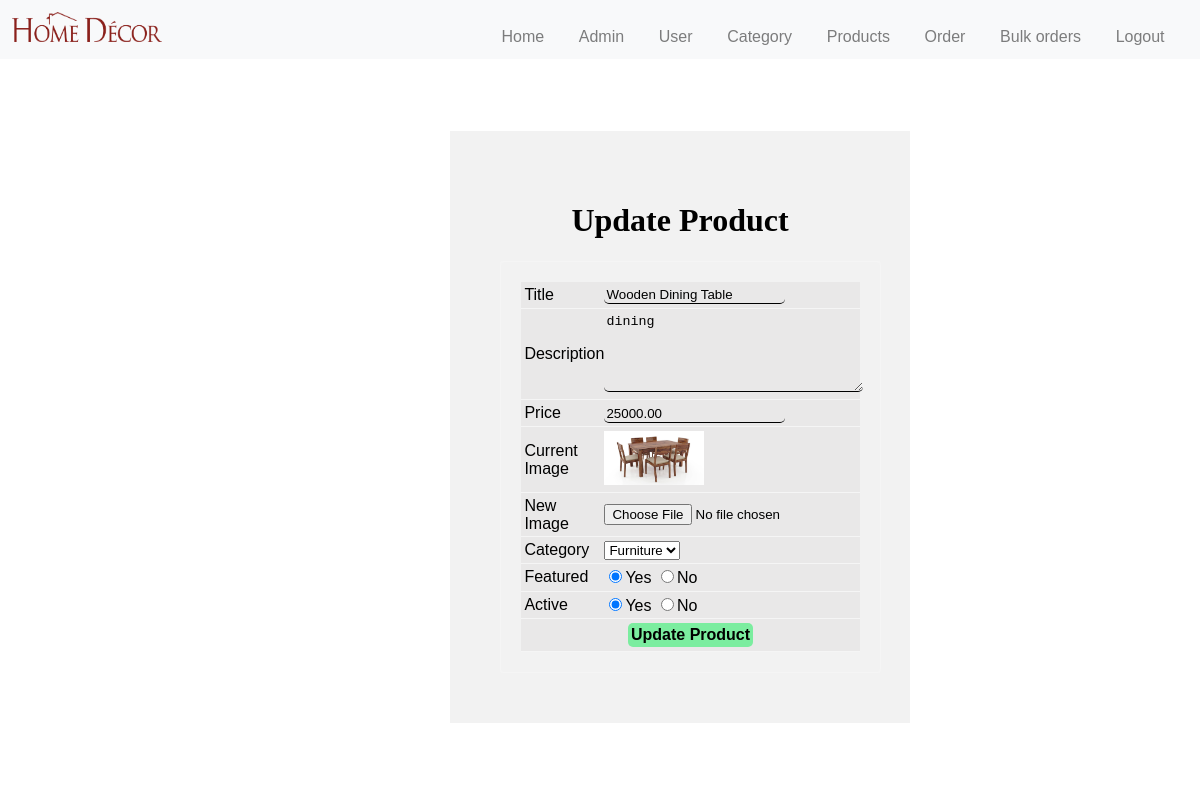
/admin/update-products.php?id=9 (signed in), run on the app's committed database.
### tables this page shows
CREATE TABLE `products` (
  `id` int(11) NOT NULL,
  `title` varchar(150) DEFAULT NULL,
  `description` varchar(255) DEFAULT NULL,
  `price` decimal(10,2) DEFAULT NULL,
  `image_name` varchar(255) DEFAULT NULL,
  `category_id` int(10) DEFAULT NULL,
  `featured` varchar(10) DEFAULT NULL,
  `active` varchar(10) DEFAULT NULL
);

CREATE TABLE `category` (
  `id` int(11) NOT NULL,
  `title` varchar(100) DEFAULT NULL,
  `image_name` varchar(255) DEFAULT NULL,
  `featured` varchar(10) DEFAULT NULL,
  `active` varchar(10) DEFAULT NULL
);

### config/include.php (called while the page is built, shortened)
<?php
  $home="http://localhost/Home-decor/";
?>

### admin/update-products.php (the view, shortened to what this page needs)
<?php
  include('partials/header.php');
?>
<div class="main-content">
  <div class="wrapper">
    <br><br>
    <?php
      if(isset($_GET['id'])){
        $id=$_GET['id'];
        $sql2="SELECT * FROM products WHERE id=$id";
        $res2=mysqli_query($conn,$sql2);
          $row2=mysqli_fetch_assoc($res2);
          $title=$row2['title'];
          $description=$row2['description'];
          $price=$row2['price'];
          $current_image=$row2['image_name'];
          $current_category=$row2['category_id'];
          $featured=$row2['featured'];
          $active=$row2['active'];
        }else{
        header("location:".$home.'admin/manage-food.php');
      }
    ?>
    <form action="" method="POST" enctype="multipart/form-data" class="add">
      <h1 class="h1"><b> Update Product </b></h1>
      <table class="tbl-30">
        <tr>
          <td>Title</td>
          <td><input type="text" name="title" value="<?php echo $title; ?>" class="box"></td>
        </tr>
        <tr>
          <td>Description</td>
          <td>
            <textarea class="box" name="description" cols="30" rows="5"><?php echo $description;?></textarea>
          </td>
        </tr>
        <tr>
          <td>Price</td>
          <td><input type="number" name="price" value="<?php echo $price; ?>" class="box"></td>
        </tr>
        <tr>
          <td>Current Image</td>
          <td>
            <?php
              if($current_image!=""){
                ?>
            <img src="<?php echo $home;?>img/products/<?php echo $current_image;?>" width="100px">
            <?php
              }else{
                echo "<div class='error'>Image Not Added</div>";
              }
              ?>
          </td>
        </tr>
        <tr>
          <td>New Image</td>
          <td><input type="file" name="image"></td>
        </tr>
        <tr>
          <td>Category</td>
          <td>
            <select name="category">
              <?php
                $sql="SELECT * FROM category WHERE active='Yes'";
                $res=mysqli_query($conn,$sql);
                $count=mysqli_num_rows($res);
                if($count>0){
                  while($row=mysqli_fetch_assoc($res)){
                    $category_title=$row['title'];
                    $category_id=$row['id'];
                    ?>
              <option <?php if($current_category==$category_id){echo "selected";}?> value="<?php echo $category_id;?>">
                <?php echo $category_title; ?></option>
              <?php
                  }
                }else{
                  echo"<option value='0'>Category not available</option>";
                }
              ?>
            </select>
          </td>
        </tr>
        <tr>
          <td>Featured</td>
          <td>
            <input <?php if($featured=="Yes"){echo "checked";}?> type="radio" name="featured" value="Yes">Yes
            <input <?php if($featured=="No"){echo "checked";}?> type="radio" name="featured" value="No">No
          </td>
        </tr>
        <tr>
          <td>Active</td>
          <td>
            <input <?php if($active=="Yes"){echo "checked";}?> type="radio" name="active" value="Yes">Yes
            <input <?php if($active=="No"){echo "checked";}?> type="radio" name="active" value="No">No
          </td>
        </tr>
        <tr>
          <td colspan="2" style="text-align: center;">
            <input type="submit" name="submit" value="Update Product" class="btn-secondary">
          </td>
        </tr>
      </table>
    </form>
  </div>
</div>

### css/admin9.css (style rules this page uses)
body { margin: 0; padding: 0; font-family: Arial, Helvetica, sans-serif; }
.main-content { width: 100%; padding: 50px; margin-top: 0px; }
table { border: 1px solid #f5f5f5; padding: 20px; border-radius: 1%; border-spacing: 0; margin: auto; }
.tbl-30 { width: 30%; }
table tr td { padding: 1%; text-align: left; border-bottom: 1px solid #f5f5f5; }
tr { background-color: #e9e8e8; }
.btn-secondary { background-color: #7bed9f; padding: 1%; color: black; text-decoration: none; font-weight: bold; border: none; font-size: 1rem; border-radius: 5px; }
.box { border-radius: 5px; }
.main-content { background-color: #fff; padding: 3% 0; }
.tbl-30 .box { border: 0; outline: 0; background: transparent; border-bottom: 1px solid black; }
.wrapper .add { background-color: #f2f2f2; width: 30%; padding: 50px; margin-left: 450px; }
.add .h1 { text-align: center; font-family: Gabriola; }
textarea::placeholder { position: absolute; bottom: 0; }

### data on the page
products: title "Wooden Dining Table", description "dining", price "25000.00", image_name (picture), category "Furniture", featured "☑", active "☑"
